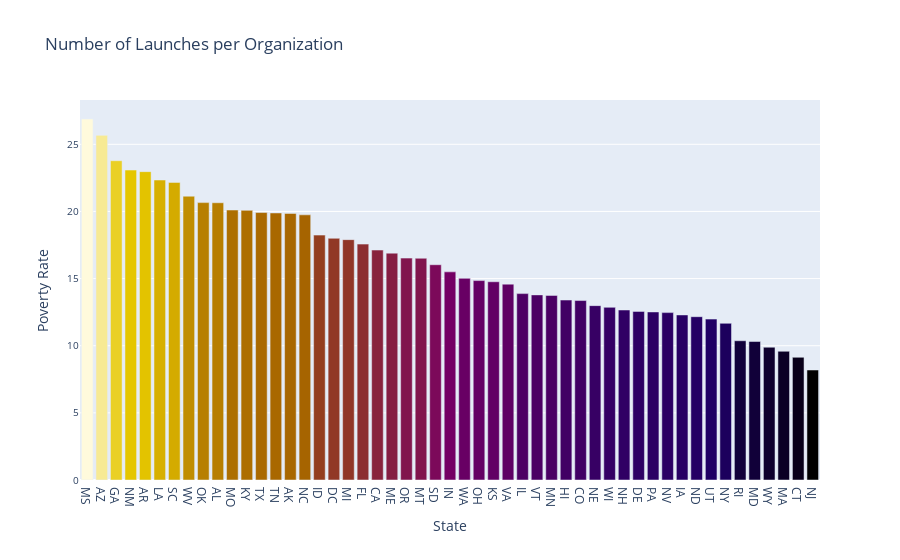

Notebook cell for this chart:
### Code cell
bar= px.bar(poverty_per_state, 
             x=poverty_per_state['Geographic Area'], 
             y=poverty_per_state['poverty_rate'],  
             title='Number of Launches per Organization',
             color="poverty_rate",
             color_continuous_scale='Electric'
             )
bar.update_layout(coloraxis_showscale=False, xaxis_title = "State", yaxis_title='Poverty Rate')
bar.update_layout(yaxis=dict(tickfont=dict(size=10)))
bar.show()

### Figure 1 — Plotly figure (JSON) as saved in the notebook; plotly's stock layout.template omitted (floating-point values rounded to 4 significant figures)
{"data": [{"alignmentgroup": "True", "hovertemplate": "Geographic Area=%{x}<br>poverty_rate=%{marker.color}<extra></extra>", "legendgroup": "", "marker": {"color": [26.88, 25.67, 23.78, 23.08, 22.96, 22.34, 22.16, 21.13, 20.66, 20.65, 20.11, 20.08, 19.92, 19.89, 19.85, 19.75, 18.24, 18, 17.9, 17.57, 17.12, 16.89, 16.52, 16.51, 16.03, 15.5, 15.02, 14.85, 14.76, 14.59, 13.88, 13.79, 13.75, 13.4, 13.36, 12.98, 12.86, 12.66, 12.56, 12.52, 12.47, 12.29, 12.16, 11.98, 11.67, 10.37, 10.31, 9.888, 9.585, 9.138, 8.191], "coloraxis": "coloraxis", "pattern": {"shape": ""}}, "name": "", "offsetgroup": "", "orientation": "v", "showlegend": false, "textposition": "auto", "type": "bar", "x": ["MS", "AZ", "GA", "NM", "AR", "LA", "SC", "WV", "OK", "AL", "MO", "KY", "TX", "TN", "AK", "NC", "ID", "DC", "MI", "FL", "CA", "ME", "OR", "MT", "SD", "IN", "WA", "OH", "KS", "VA", "IL", "VT", "MN", "HI", "CO", "NE", "WI", "NH", "DE", "PA", "NV", "IA", "ND", "UT", "NY", "RI", "MD", "WY", "MA", "CT", "NJ"], "xaxis": "x", "y": [26.88, 25.67, 23.78, 23.08, 22.96, 22.34, 22.16, 21.13, 20.66, 20.65, 20.11, 20.08, 19.92, 19.89, 19.85, 19.75, 18.24, 18, 17.9, 17.57, 17.12, 16.89, 16.52, 16.51, 16.03, 15.5, 15.02, 14.85, 14.76, 14.59, 13.88, 13.79, 13.75, 13.4, 13.36, 12.98, 12.86, 12.66, 12.56, 12.52, 12.47, 12.29, 12.16, 11.98, 11.67, 10.37, 10.31, 9.888, 9.585, 9.138, 8.191], "yaxis": "y"}], "layout": {"barmode": "relative", "coloraxis": {"colorbar": {"title": {"text": "poverty_rate"}}, "colorscale": [[0, "rgb(0,0,0)"], [0.2, "rgb(30,0,100)"], [0.4, "rgb(120,0,100)"], [0.6, "rgb(160,90,0)"], [0.8, "rgb(230,200,0)"], [1, "rgb(255,250,220)"]], "showscale": false}, "legend": {"tracegroupgap": 0}, "title": {"text": "Number of Launches per Organization"}, "xaxis": {"anchor": "y", "domain": [0, 1], "title": {"text": "State"}}, "yaxis": {"anchor": "x", "domain": [0, 1], "tickfont": {"size": 10}, "title": {"text": "Poverty Rate"}}}}
